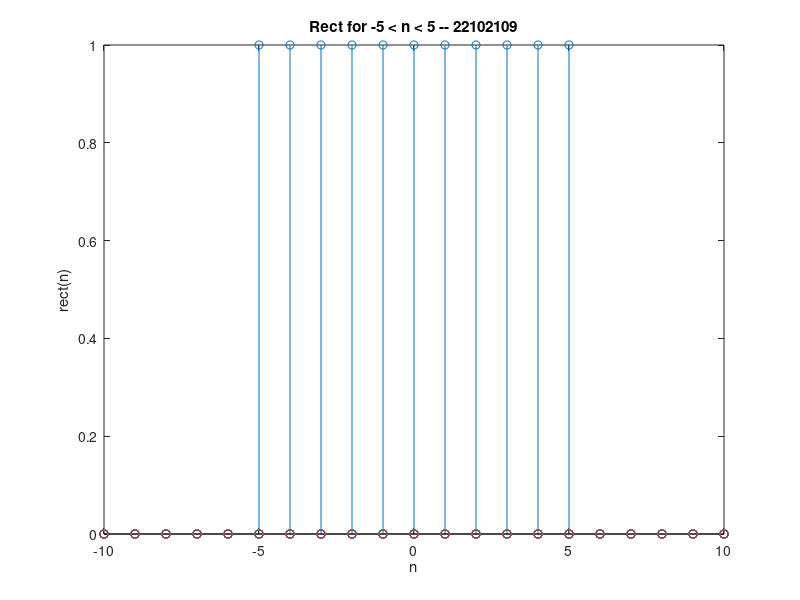

MATLAB code to generate this figure:
 clc;
 clear all;
 n = -10:1:10;
 y = zeros(length(n));
 for i = 1:length(n)
     if(abs(n(i)) <= 5)
         y(i) = 1;
     end
 end
 stem(n,y);
 xlabel('n');
 ylabel('rect(n)');
 title('Rect for -5 < n < 5 -- 22102109')
